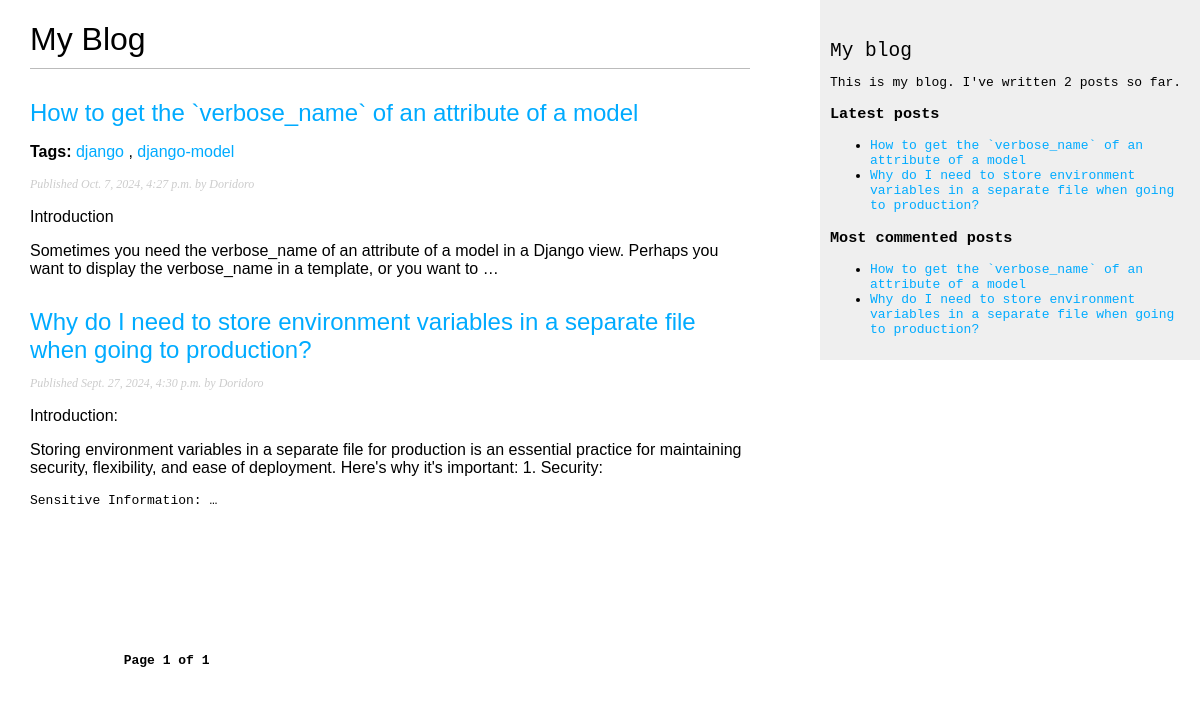
Page /blog/ on the earlier database version.
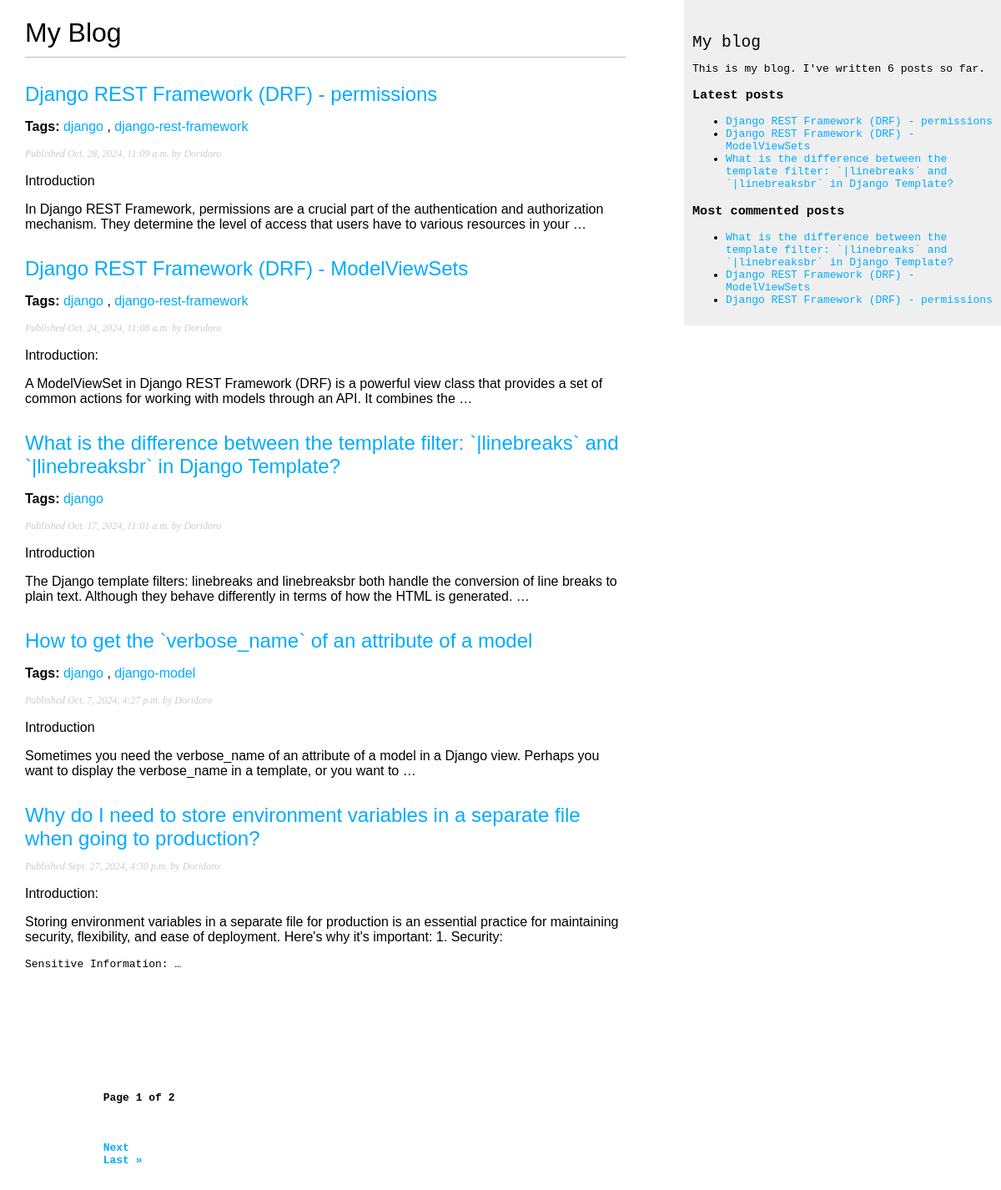
Same page on the later database version.
### blog/models.py (models this page shows, shortened)
class Post(models.Model):
    class Status(models.TextChoices):
        DRAFT = "DF", "Draft"
        PUBLISHED = "PB", "Published"
    title = models.CharField(max_length=250)
    slug = models.SlugField(max_length=250, unique_for_date="publish")
    body = models.TextField()
    publish = models.DateTimeField(default=timezone.now)
    created = models.DateTimeField(auto_now_add=True)
    updated = models.DateTimeField(auto_now=True)
    status = models.CharField(max_length=2, choices=Status, default=Status.DRAFT)
    author = models.ForeignKey(
        "account.User", on_delete=models.CASCADE, related_name="blog_posts"
    )
    tags = TaggableManager()
    objects = models.Manager()  # The default manager.
    published = PublishedManager()  # Our custom manager.
    class Meta:
        ordering = ["-publish"]
        indexes = [
            models.Index(fields=["publish"]),
        ]
    def get_absolute_url(self):
        return reverse(
            "blog:post_detail",
            args=[self.slug],
        )

### account/models.py (models this page shows)
class User(AbstractUser):
    pass

### blog/views.py (the view)
# urls.py: path("", views.PostListView.as_view(), name="post_list"),
class PostListView(ListView):
    model = Post
    paginate_by = 5
    template_name = "post/list.html"
    context_object_name = "posts"
    def get_queryset(self):
        queryset = Post.published.all()
        tag_slug = self.kwargs.get("tag_slug")
        if tag_slug:
            tag = get_object_or_404(Tag, slug=tag_slug)
            queryset = queryset.filter(tags__in=[tag])
        return queryset
    def get_context_data(self, **kwargs):
        context = super().get_context_data(**kwargs)
        tag_slug = self.kwargs.get("tag_slug")
        if tag_slug:
            context["tags"] = get_object_or_404(Tag, slug=tag_slug)
        return context

### blog/models.py (called while the page is built)
    def get_queryset(self):
        return super().get_queryset().filter(status=Post.Status.PUBLISHED)

### blog/templatetags/blog_tags.py (called while the page is built)
@register.simple_tag
def total_posts():
    return Post.published.count()

@register.simple_tag
def get_most_commented_posts(count=5):
    return Post.published.annotate(total_comments=Count("comments")).order_by(
        "total_comments"
    )[:count]

@register.inclusion_tag("post/latest_posts.html")
def show_latest_posts(count=5):
    latest_posts = Post.published.order_by("-publish")[:count]
    return {"latest_posts": latest_posts}

@register.filter(name="markdown")
def markdown_format(text):
    return mark_safe(markdown.markdown(text))

### blog/templates/post/list.html (shortened to what this page needs)
{% extends "base.html" %}
{% load blog_tags %}
{% block content %}
  <h1>My Blog</h1>
  {% for post in posts %}
    <h2>
      <a href="{{ post.get_absolute_url }}">
        {{ post.title }}
      </a>
    </h2>
  {% if post.tags.exists %}
  <p class="tags">
    <strong>Tags:</strong>
    {% for tag in post.tags.all %}
      <a href="{% url 'blog:post_list_by_tag' tag.slug %}">
        {{ tag.name }}
      </a>{% if not forloop.last %}, {% endif %}
    {% endfor %}
  </p>
  {% endif %}
  <p class="date">
    Published {{ post.publish }} by {{ post.author }}
  </p>
  {{ post.body|markdown|truncatewords:30 }}
  {% endfor %}
  {% include "pagination.html" with page=page_obj %}
{% endblock %}

### core/templates/base.html (shortened to what this page needs)
{% load static blog_tags %}
<!DOCTYPE html>
<html lang="en">
<head>
  <link href="{% static 'styles.css' %}" rel="stylesheet">
</head>
<body>
  <div id="content">
    {% block content %}
    {% endblock %}
  </div>
  <div id="sidebar">
    <h2>My blog</h2>
    <p>This is my blog. I've written {% total_posts %} posts so far.</p>
    <h3>Latest posts</h3>
    {% show_latest_posts 3 %}
    <h3>Most commented posts</h3>
    {% get_most_commented_posts 3 as most_commented_posts %}
    <ul>
      {% for post in most_commented_posts %}
        <li>
          <a href="{{ post.get_absolute_url }}">{{ post.title }}</a>
        </li>
      {% endfor %}
    </ul>
  </div>
</body>
</html>

### core/templates/pagination.html (shortened to what this page needs)
<div class="pagination">
    <span class="step-links">
        <span class="current">
            Page {{ page.number }} of {{ page.paginator.num_pages }}
        </span>
        {% if page.has_next %}
            <a href="?page={{ page.next_page_number }}">Next</a>
            <a href="?page={{ page.paginator.num_pages }}">Last &raquo;</a>
        {% endif %}
    </span>
</div>

### blog/templates/post/latest_posts.html
<ul>
  {% for post in latest_posts %}
  <li>
    <a href="{{ post.get_absolute_url }}">{{ post.title }}</a>
  </li>
  {% endfor %}
</ul>

### core/static/styles.css (style rules this page uses)
body { margin:0; padding:0; font-family:helvetica, sans-serif; }
a { color:#00abff; text-decoration:none; }
h1 { font-weight:normal; border-bottom:1px solid #bbb; padding:0 0 10px 0; }
h2 { font-weight:normal; margin:30px 0 0; }
#content { float:left; width:60%; padding:0 0 0 30px; }
#sidebar { float:right; width:30%; padding:10px; background:#efefef; height:100%; }
p.date { color:#ccc; font-family: georgia, serif; font-size: 12px; font-style: italic; }
.pagination { margin:40px 0; font-weight:bold; }

Differences in the rows shown:
no longer on one of the page's lists (row unchanged): Post: title "How to get the `verbose_name` of an attribute of a model"
no longer on one of the page's lists (row unchanged): Post: title "Why do I need to store environment variables in a separate file when going to production?"
added Post: title "Django REST Framework (DRF) - permissions", publish "Oct. 28, 2024, 11:09 a.m.", author "Doridoro", body "Introduction In Django REST Framework, permissions are a crucial part of the authentication and authorization mechanism. They determine the level of access that users have to various resources in your …", Tag (name "django")
added Tag: name "django-rest-framework"
added Post: title "Django REST Framework (DRF) - ModelViewSets", publish "Oct. 24, 2024, 11:08 a.m.", author "Doridoro", body "Introduction: A ModelViewSet in Django REST Framework (DRF) is a powerful view class that provides a set of common actions for working with models through an API. It combines the …", Tag (name "django")
added Post: title "What is the difference between the template filter: `|linebreaks` and `|linebreaksbr` in Django Template?", publish "Oct. 17, 2024, 11:01 a.m.", author "Doridoro", body "Introduction The Django template filters: linebreaks and linebreaksbr both handle the conversion of line breaks to plain text. Although they behave differently in terms of how the HTML is generated. …", Tag (name "django")
Other differences:
{{ page.paginator.num_pages }}: "1" → "2"
text no longer shown: "2"
text now shown: "Next Last » 6"
